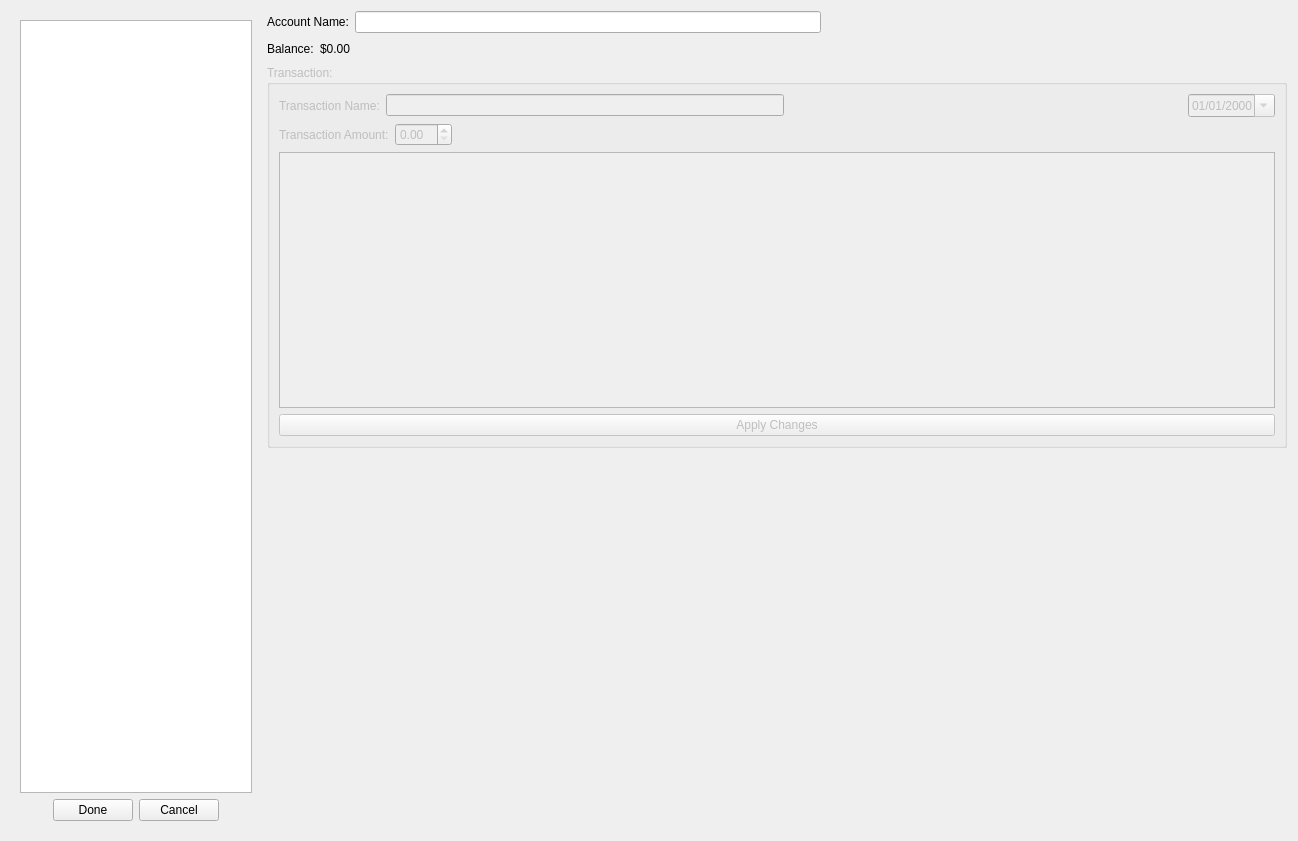
<?xml version="1.0" encoding="UTF-8"?>
<ui version="4.0">
 <class>EditAccount</class>
 <widget class="QWidget" name="EditAccount">
  <property name="geometry">
   <rect>
    <x>0</x>
    <y>0</y>
    <width>1298</width>
    <height>841</height>
   </rect>
  </property>
  <property name="windowTitle">
   <string>Form</string>
  </property>
  <layout class="QHBoxLayout" name="horizontalLayout">
   <item>
    <widget class="QFrame" name="frame">
     <property name="maximumSize">
      <size>
       <width>250</width>
       <height>16777215</height>
      </size>
     </property>
     <property name="frameShape">
      <enum>QFrame::NoFrame</enum>
     </property>
     <property name="frameShadow">
      <enum>QFrame::Raised</enum>
     </property>
     <layout class="QVBoxLayout" name="verticalLayout_4">
      <item>
       <widget class="QListWidget" name="transaction_list">
        <property name="maximumSize">
         <size>
          <width>16777215</width>
          <height>16777215</height>
         </size>
        </property>
       </widget>
      </item>
      <item>
       <layout class="QHBoxLayout" name="horizontalLayout_4">
        <item>
         <spacer name="horizontalSpacer_4">
          <property name="orientation">
           <enum>Qt::Horizontal</enum>
          </property>
          <property name="sizeHint" stdset="0">
           <size>
            <width>40</width>
            <height>20</height>
           </size>
          </property>
         </spacer>
        </item>
        <item>
         <widget class="QPushButton" name="done_button">
          <property name="toolTip">
           <string>Save and close this menu</string>
          </property>
          <property name="text">
           <string>Done</string>
          </property>
         </widget>
        </item>
        <item>
         <widget class="QPushButton" name="cancel_button">
          <property name="toolTip">
           <string>Close this window without saving anything</string>
          </property>
          <property name="text">
           <string>Cancel</string>
          </property>
          <property name="shortcut">
           <string>Esc</string>
          </property>
         </widget>
        </item>
        <item>
         <spacer name="horizontalSpacer_3">
          <property name="orientation">
           <enum>Qt::Horizontal</enum>
          </property>
          <property name="sizeHint" stdset="0">
           <size>
            <width>40</width>
            <height>20</height>
           </size>
          </property>
         </spacer>
        </item>
       </layout>
      </item>
     </layout>
    </widget>
   </item>
   <item>
    <layout class="QVBoxLayout" name="verticalLayout_2">
     <item>
      <layout class="QHBoxLayout" name="horizontalLayout_2">
       <item>
        <widget class="QLabel" name="label">
         <property name="text">
          <string>Account Name:</string>
         </property>
        </widget>
       </item>
       <item>
        <widget class="QLineEdit" name="account_name">
         <property name="inputMask">
          <string/>
         </property>
         <property name="maxLength">
          <number>50</number>
         </property>
         <property name="clearButtonEnabled">
          <bool>true</bool>
         </property>
        </widget>
       </item>
       <item>
        <spacer name="horizontalSpacer">
         <property name="orientation">
          <enum>Qt::Horizontal</enum>
         </property>
         <property name="sizeHint" stdset="0">
          <size>
           <width>40</width>
           <height>20</height>
          </size>
         </property>
        </spacer>
       </item>
      </layout>
     </item>
     <item>
      <layout class="QHBoxLayout" name="horizontalLayout_3">
       <item>
        <widget class="QLabel" name="label_2">
         <property name="text">
          <string>Balance:</string>
         </property>
        </widget>
       </item>
       <item>
        <widget class="QLabel" name="balance">
         <property name="text">
          <string>$0.00</string>
         </property>
        </widget>
       </item>
       <item>
        <spacer name="horizontalSpacer_2">
         <property name="orientation">
          <enum>Qt::Horizontal</enum>
         </property>
         <property name="sizeHint" stdset="0">
          <size>
           <width>40</width>
           <height>20</height>
          </size>
         </property>
        </spacer>
       </item>
      </layout>
     </item>
     <item>
      <widget class="QGroupBox" name="transaction_box">
       <property name="enabled">
        <bool>false</bool>
       </property>
       <property name="title">
        <string>Transaction:</string>
       </property>
       <layout class="QVBoxLayout" name="verticalLayout_3">
        <item>
         <layout class="QHBoxLayout" name="horizontalLayout_5">
          <item>
           <widget class="QLabel" name="label_3">
            <property name="text">
             <string>Transaction Name:</string>
            </property>
           </widget>
          </item>
          <item>
           <widget class="QLineEdit" name="transaction_name"/>
          </item>
          <item>
           <spacer name="horizontalSpacer_5">
            <property name="orientation">
             <enum>Qt::Horizontal</enum>
            </property>
            <property name="sizeHint" stdset="0">
             <size>
              <width>40</width>
              <height>20</height>
             </size>
            </property>
           </spacer>
          </item>
          <item>
           <widget class="QDateEdit" name="transaction_date">
            <property name="displayFormat">
             <string>MM/dd/yyyy</string>
            </property>
            <property name="calendarPopup">
             <bool>true</bool>
            </property>
           </widget>
          </item>
         </layout>
        </item>
        <item>
         <layout class="QHBoxLayout" name="horizontalLayout_6">
          <item>
           <widget class="QLabel" name="label_4">
            <property name="text">
             <string>Transaction Amount:</string>
            </property>
           </widget>
          </item>
          <item>
           <widget class="QDoubleSpinBox" name="transaction_value"/>
          </item>
          <item>
           <spacer name="horizontalSpacer_6">
            <property name="orientation">
             <enum>Qt::Horizontal</enum>
            </property>
            <property name="sizeHint" stdset="0">
             <size>
              <width>40</width>
              <height>20</height>
             </size>
            </property>
           </spacer>
          </item>
         </layout>
        </item>
        <item>
         <widget class="QPlainTextEdit" name="transaction_description"/>
        </item>
        <item>
         <widget class="QPushButton" name="apply_transaction_button">
          <property name="toolTip">
           <string>Apply the changes you made to the transaction</string>
          </property>
          <property name="text">
           <string>Apply Changes</string>
          </property>
         </widget>
        </item>
       </layout>
      </widget>
     </item>
     <item>
      <spacer name="verticalSpacer">
       <property name="orientation">
        <enum>Qt::Vertical</enum>
       </property>
       <property name="sizeHint" stdset="0">
        <size>
         <width>20</width>
         <height>40</height>
        </size>
       </property>
      </spacer>
     </item>
    </layout>
   </item>
  </layout>
 </widget>
 <resources/>
 <connections>
  <connection>
   <sender>cancel_button</sender>
   <signal>clicked()</signal>
   <receiver>EditAccount</receiver>
   <slot>cancelClicked()</slot>
   <hints>
    <hint type="sourcelabel">
     <x>188</x>
     <y>776</y>
    </hint>
    <hint type="destinationlabel">
     <x>253</x>
     <y>970</y>
    </hint>
   </hints>
  </connection>
 </connections>
 <slots>
  <slot>closeMenu()</slot>
  <slot>cancelClicked()</slot>
 </slots>
</ui>
